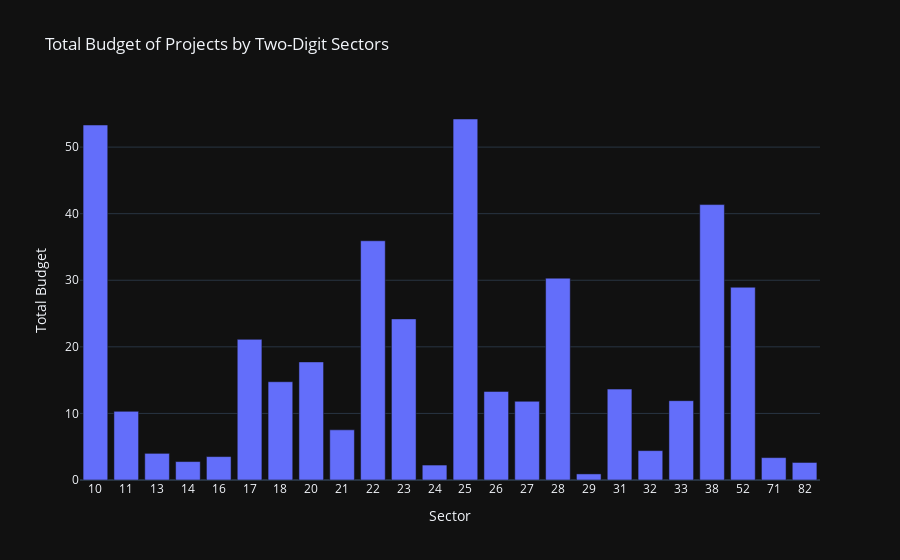

Notebook code for this chart:
### Code cell
# Create the second plot (Total Budget of Projects by Sector)
fig2 = px.bar(
    totals_by_sector_df,
    x="nace_2_digits_code",
    y="investment_budget",
    title="Total Budget of Projects by Two-Digit Sectors",
    labels={"nace_2_digits_code": "Sector", "investment_budget": "Total Budget"},
)
fig2.show()

### Figure 1 — Plotly figure (JSON) as saved in the notebook; plotly's stock layout.template omitted (floating-point values rounded to 4 significant figures)
{"data": [{"alignmentgroup": "True", "hovertemplate": "Sector=%{x}<br>Total Budget=%{y}<extra></extra>", "legendgroup": "", "marker": {"color": "#636efa", "pattern": {"shape": ""}}, "name": "", "offsetgroup": "", "orientation": "v", "showlegend": false, "textposition": "auto", "x": ["10", "11", "13", "14", "16", "17", "18", "20", "21", "22", "23", "24", "25", "26", "27", "28", "29", "31", "32", "33", "38", "52", "71", "82"], "xaxis": "x", "y": [53.32, 10.31, 4.002, 2.768, 3.517, 21.12, 14.76, 17.74, 7.535, 35.93, 24.2, 2.245, 54.22, 13.3, 11.82, 30.31, 0.9127, 13.65, 4.409, 11.91, 41.37, 28.95, 3.363, 2.635], "yaxis": "y", "type": "bar"}], "layout": {"xaxis": {"anchor": "y", "domain": [0.0, 1.0], "title": {"text": "Sector"}}, "yaxis": {"anchor": "x", "domain": [0.0, 1.0], "title": {"text": "Total Budget"}}, "legend": {"tracegroupgap": 0}, "title": {"text": "Total Budget of Projects by Two-Digit Sectors"}, "barmode": "relative"}}
